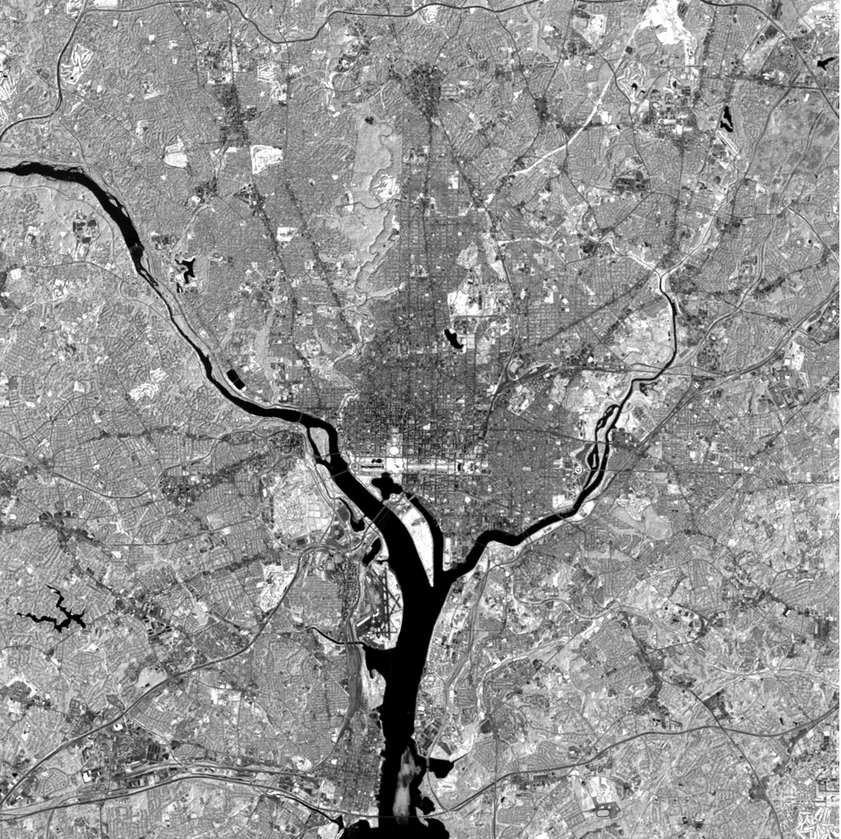
//> input picture Fig0627(d)(WashingtonDC Band4).TIF, 841 x 839 px, shrunk from 1026 x 1024 before the run
$ ./lab3BRahul   (built with g++ and OpenCV 4)
//> lines starting //> are read from the running program, lines starting //| are printed output that depends on the picture; after the words box and inside, x2 and y2 are one past the last pixel; in counts of white or black regions, pixels touching at a corner belong together
// Computer Vision and Image Processing - Assignment 3
// Rahul Bethi
// A03972041
// rbethi@islander.tamucc.edu
// OpenCV 2.4.9 | Putty 0.65 | WinSCP 575 | Xming 6.9.0.13 | Notepad++ 6.8.3 | Windows 10 64bit

#include <opencv2/core/core.hpp>
#include <opencv2/highgui/highgui.hpp>
#include <opencv2/imgproc/imgproc.hpp>
#include <iostream>
#define THRESHOLD 16	// Threshold for the grey intensity value of the river.

using namespace cv;
using namespace std;

int pseudoColorIP();				// This is the 1st task of the assignment
int histogramIP( int );				// This is the second task of the assignment
int showHistogram( Mat[3], int );	// This function calculates and draws histograph

int exit_flag = 0;					// This flag is used to retain in the program after the execution of a task.

int main()	// Main Program
{
	int choice = 0;

	while(exit_flag == 0)
	{
		choice = 0;
		cout << "\n<<     1 - Pseudo-Color Image Processing\n";
		cout << "<< ** Color Image Enhancement by Histogram Processing :-\n";
		cout << "<<     2 - Show Histogram of RGB channels of original image\n";
		cout << "<<     3 - Show Blue  channel of Histogram equalized image\n";
		cout << "<<     4 - Show Green channel of Histogram equalized image\n";
		cout << "<<     5 - Show Red   channel of Histogram equalized image\n";
		cout << "<<     6 - Show Histogram equalization of the image\n";
		cout << "<<     7 - Show Histogram of RGB channels of the image after equalization\n";
		cout << "<< ** Any other option to exit\n\n";
		cout << "<< Enter your choice: ";
		cin >> choice;									// Input saved inot interger variable choice
//> the answer given: 1

		if	   (choice == 1)				pseudoColorIP();			// functions are called according to the choice chosen.
		else if(choice >= 2 && choice <= 7) histogramIP( choice );
		else
		{
			cout << "\n>> Error: Invalid input - Defalut action - Exit\n\n";
			exit_flag = 1;		// Exit flag is set to 1 to exit the program if anyone other input is given other than the options given.
		}
	}
	return 0;
}

int pseudoColorIP()
{
	Mat in_img, out_img;
	int r, c, i[8], j;

	in_img = imread("Fig0627(d)(WashingtonDC Band4).TIF", CV_LOAD_IMAGE_COLOR);		// Tast 1 - Washington DC river
//> in_img is the input picture: 839 rows x 841 cols, CV_8UC3; min 0, max 255, mean 146.4
	if(in_img.empty())
	{
		cout << "\n>> Error : Image cannot be loaded..!!\n";
		return -1;
	}

	out_img = in_img.clone();	// output is cloned because, only the river color is changed to blue, rest all are the same.

	for(c = 0; c<in_img.cols; c++)
	{
		for(r = 0; r<in_img.rows; r++)
		{
			if(in_img.at<Vec3b>(r,c)[0] < THRESHOLD)
			{
				if( r == 0 || r == (in_img.rows - 1) || c == 0 || c == (in_img.cols - 1) )		// pixels which are in the border of the image and are black.
				{
					out_img.at<Vec3b>(r,c) = Vec3b(255,0,0);
				}
				else
				{
					for(j=0; j<8; j++) i[j] = 0;							// All the pixels around the desired pixel are taken and their intensities are checked.
					if(in_img.at<Vec3b>(r-1,c-1)[0] < THRESHOLD) i[0]++;	// If the pixel is surrounded by more than 3 pixels side by side, those pixels are chosen.
					if(in_img.at<Vec3b>(r-1,c  )[0] < THRESHOLD) i[1]++;	// because it forms a group of 4 pixels all together.
					if(in_img.at<Vec3b>(r-1,c+1)[0] < THRESHOLD) i[2]++;	// here we are counting how many oixels are dark around our desired pixel.
					if(in_img.at<Vec3b>(r  ,c-1)[0] < THRESHOLD) i[7]++;
					if(in_img.at<Vec3b>(r  ,c+1)[0] < THRESHOLD) i[3]++;
					if(in_img.at<Vec3b>(r+1,c-1)[0] < THRESHOLD) i[6]++;
					if(in_img.at<Vec3b>(r+1,c  )[0] < THRESHOLD) i[5]++;
					if(in_img.at<Vec3b>(r+1,c+1)[0] < THRESHOLD) i[4]++;

					if(i[0] == 1 && i[7] == 1 && i[6] == 1)      out_img.at<Vec3b>(r,c) = Vec3b(255,0,0);
					else if(i[1] == 1 && i[0] == 1 && i[7] == 1) out_img.at<Vec3b>(r,c) = Vec3b(255,0,0);
					else
					{
						for(j=2; j<8; j++)
						{
							if(i[j] == 1 && i[j+1] == 1 && i[j+2] == 1)
							{
								out_img.at<Vec3b>(r,c) = Vec3b(255,0,0);	// here we are assigning the blue color to the water.
								j = 8;
							}
						}
					}
				}
			}
		}
	}
//> this loop made 841 passes
//> j on passes 1 to 3: 0, 8, 8
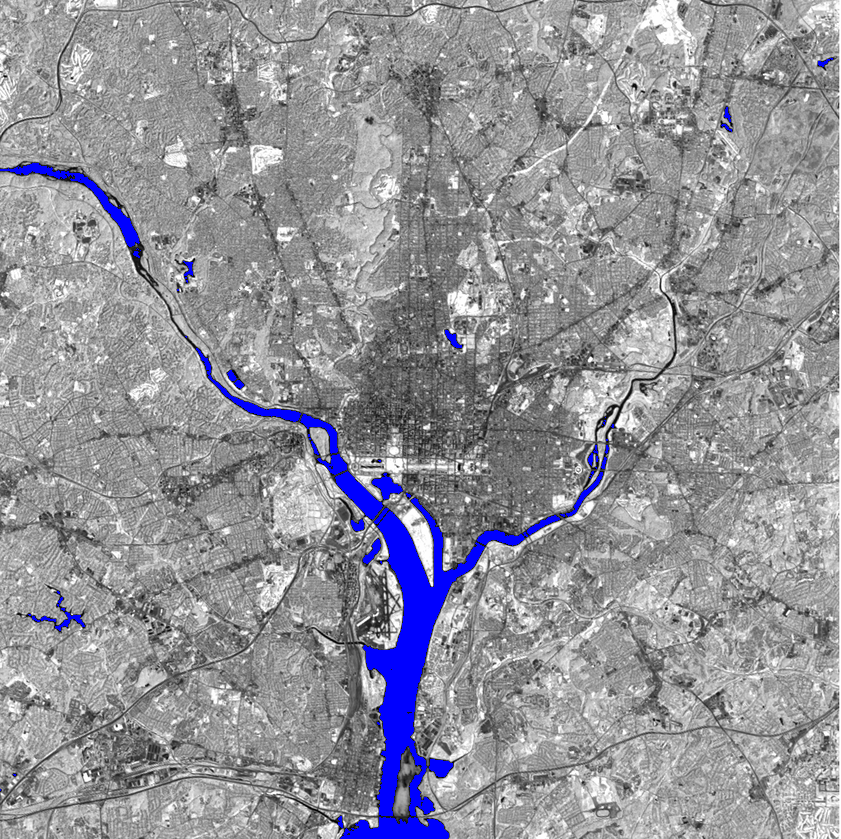
//> out_img: 839 rows x 841 cols, CV_8UC3; 2.76% of pixels changed, all inside (x1, y1, x2, y2) = (0, 58, 833, 839)
//> after the loop, i = [1, 1, 0, 0, 0, 0, 0, 1]; j = 8

	imwrite("washington_river.png", out_img);  // Output of this section is stored in this file.

	namedWindow("OutputImage",CV_WINDOW_AUTOSIZE);
	startWindowThread();
	imshow("OutputImage", out_img);		// Output of this section is shown in this window.
	waitKey(0);
	destroyWindow("OutputImage");

	return 0;
}

// [123 lines left out: functions histogramIP, showHistogram, not called in this run]
